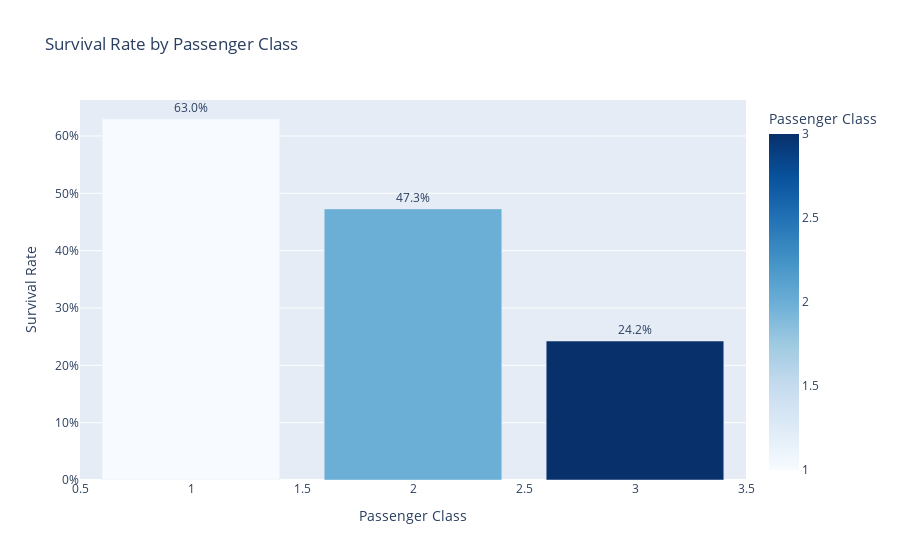

Here is the notebook cell this chart was saved with:
### Code cell
visualize_demographic()

### Figure 1 — Plotly figure (JSON) as saved in the notebook; plotly's stock layout.template omitted (floating-point values rounded to 4 significant figures)
{"data": [{"hovertemplate": "Passenger Class=%{marker.color}<br>Survival Rate=%{text}<extra></extra>", "legendgroup": "", "marker": {"color": [1, 2, 3], "coloraxis": "coloraxis", "pattern": {"shape": ""}}, "name": "", "orientation": "v", "showlegend": false, "text": [0.6296, 0.4728, 0.2424], "textposition": "outside", "texttemplate": "%{y:.1%}", "type": "bar", "x": [1, 2, 3], "xaxis": "x", "y": [0.6296, 0.4728, 0.2424], "yaxis": "y"}], "layout": {"barmode": "relative", "coloraxis": {"colorbar": {"title": {"text": "Passenger Class"}}, "colorscale": [[0, "rgb(247,251,255)"], [0.125, "rgb(222,235,247)"], [0.25, "rgb(198,219,239)"], [0.375, "rgb(158,202,225)"], [0.5, "rgb(107,174,214)"], [0.625, "rgb(66,146,198)"], [0.75, "rgb(33,113,181)"], [0.875, "rgb(8,81,156)"], [1, "rgb(8,48,107)"]]}, "legend": {"tracegroupgap": 0}, "title": {"text": "Survival Rate by Passenger Class"}, "xaxis": {"anchor": "y", "domain": [0, 1], "title": {"text": "Passenger Class"}}, "yaxis": {"anchor": "x", "domain": [0, 1], "tickformat": ".0%", "title": {"text": "Survival Rate"}}}}
